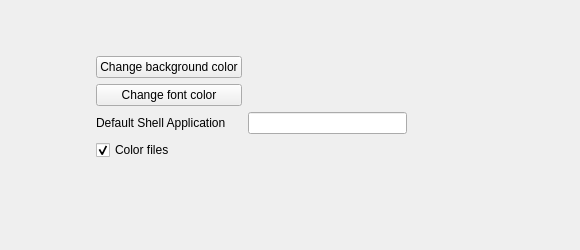
      <widget class="QWidget" name="pageSettingsShell">
       <widget class="QWidget" name="gridLayoutWidget">
        <property name="geometry">
         <rect>
          <x>90</x>
          <y>50</y>
          <width>481</width>
          <height>191</height>
         </rect>
        </property>
        <layout class="QGridLayout" name="shellGridLayout">
         <property name="margin">
          <number>6</number>
         </property>
         <item row="3" column="0" colspan="2">
          <widget class="QCheckBox" name="checkColorShellFiles">
           <property name="text">
            <string>Color files</string>
           </property>
           <property name="checked">
            <bool>true</bool>
           </property>
          </widget>
         </item>
         <item row="0" column="3">
          <spacer name="horizontalSpacer_7">
           <property name="orientation">
            <enum>Qt::Horizontal</enum>
           </property>
           <property name="sizeHint" stdset="0">
            <size>
             <width>40</width>
             <height>20</height>
            </size>
           </property>
          </spacer>
         </item>
         <item row="4" column="1">
          <spacer name="verticalSpacer_4">
           <property name="orientation">
            <enum>Qt::Vertical</enum>
           </property>
           <property name="sizeHint" stdset="0">
            <size>
             <width>20</width>
             <height>40</height>
            </size>
           </property>
          </spacer>
         </item>
         <item row="1" column="0">
          <widget class="QPushButton" name="shellPushButtonFont">
           <property name="text">
            <string>Change font color</string>
           </property>
          </widget>
         </item>
         <item row="1" column="1">
          <widget class="QLabel" name="shellLabelCurrentFont">
           <property name="sizePolicy">
            <sizepolicy hsizetype="Fixed" vsizetype="Fixed">
             <horstretch>0</horstretch>
             <verstretch>0</verstretch>
            </sizepolicy>
           </property>
           <property name="minimumSize">
            <size>
             <width>150</width>
             <height>20</height>
            </size>
           </property>
           <property name="maximumSize">
            <size>
             <width>150</width>
             <height>20</height>
            </size>
           </property>
           <property name="text">
            <string/>
           </property>
          </widget>
         </item>
         <item row="0" column="0">
          <widget class="QPushButton" name="shellPushButtonBackground">
           <property name="text">
            <string>Change background color</string>
           </property>
          </widget>
         </item>
         <item row="0" column="1">
          <widget class="QLabel" name="shellLabelCurrentBackground">
           <property name="sizePolicy">
            <sizepolicy hsizetype="Fixed" vsizetype="Fixed">
             <horstretch>0</horstretch>
             <verstretch>0</verstretch>
            </sizepolicy>
           </property>
           <property name="minimumSize">
            <size>
             <width>150</width>
             <height>20</height>
            </size>
           </property>
           <property name="maximumSize">
            <size>
             <width>150</width>
             <height>20</height>
            </size>
           </property>
           <property name="text">
            <string/>
           </property>
          </widget>
         </item>
         <item row="2" column="1">
          <widget class="QLineEdit" name="editDefaultShell">
           <property name="toolTip">
            <string>Defaults and reverts to sh</string>
           </property>
          </widget>
         </item>
         <item row="2" column="0">
          <widget class="QLabel" name="label_11">
           <property name="text">
            <string>Default Shell Application</string>
           </property>
          </widget>
         </item>
        </layout>
       </widget>
      </widget>
